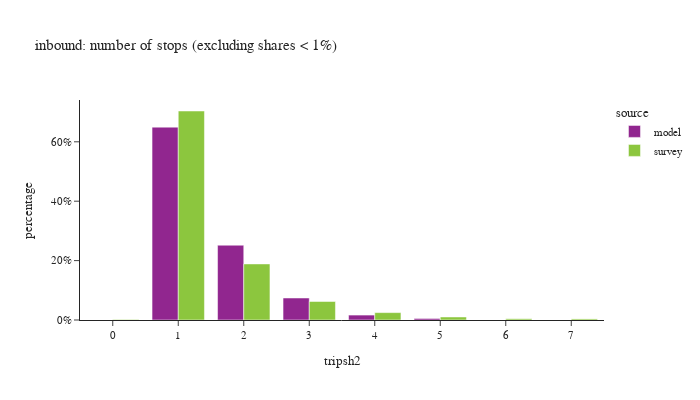

The cell this chart's notebook holds for it:
### Code cell
df_plot = df_tour.groupby(['tripsh2','source'])['toexpfac'].sum().reset_index()
df_plot['percentage'] = df_plot.groupby(['source'], group_keys=False)['toexpfac']. \
    apply(lambda x: x / float(x.sum()))
df_plot = df_plot.loc[df_plot['percentage'] > 0.001]
# df_plot
fig = px.bar(df_plot.sort_values(['source']), x="tripsh2", y="percentage", color="source",
             barmode="group",title="inbound: number of stops (excluding shares < 1%)",
             hover_data=['toexpfac'])
fig.update_layout(height=400, width=700, font=dict(size=11),
                  xaxis = dict(dtick = 1, categoryorder='category ascending'),
                  yaxis=dict(tickformat=".0%"))
fig.show()

### Figure 1 — Plotly figure (JSON) as saved in the notebook; plotly's stock layout.template omitted (floating-point values rounded to 4 significant figures)
{"data": [{"alignmentgroup": "True", "customdata": [[5134000.0], [1992000.0], [585600.0], [131200.0], [41070.0]], "hovertemplate": "source=model<br>tripsh2=%{x}<br>percentage=%{y}<br>toexpfac=%{customdata[0]}<extra></extra>", "legendgroup": "model", "marker": {"color": "#91268F", "pattern": {"shape": ""}}, "name": "model", "offsetgroup": "model", "orientation": "v", "showlegend": true, "textposition": "auto", "type": "bar", "x": [1, 2, 3, 4, 5], "xaxis": "x", "y": [0.6494, 0.2519, 0.07406, 0.01659, 0.005195], "yaxis": "y"}, {"alignmentgroup": "True", "customdata": [[8964.0], [3554000.0], [953600.0], [314800.0], [125700.0], [51610.0], [21390.0], [18630.0]], "hovertemplate": "source=survey<br>tripsh2=%{x}<br>percentage=%{y}<br>toexpfac=%{customdata[0]}<extra></extra>", "legendgroup": "survey", "marker": {"color": "#8CC63E", "pattern": {"shape": ""}}, "name": "survey", "offsetgroup": "survey", "orientation": "v", "showlegend": true, "textposition": "auto", "type": "bar", "x": [0, 1, 2, 3, 4, 5, 6, 7], "xaxis": "x", "y": [0.001775, 0.7037, 0.1888, 0.06234, 0.0249, 0.01022, 0.004234, 0.003688], "yaxis": "y"}], "layout": {"barmode": "group", "font": {"size": 11}, "height": 400, "legend": {"title": {"text": "source"}, "tracegroupgap": 0}, "title": {"text": "inbound: number of stops (excluding shares < 1%)"}, "width": 700, "xaxis": {"anchor": "y", "categoryorder": "category ascending", "domain": [0.0, 1.0], "dtick": 1, "title": {"text": "tripsh2"}}, "yaxis": {"anchor": "x", "domain": [0.0, 1.0], "tickformat": ".0%", "title": {"text": "percentage"}}}}
